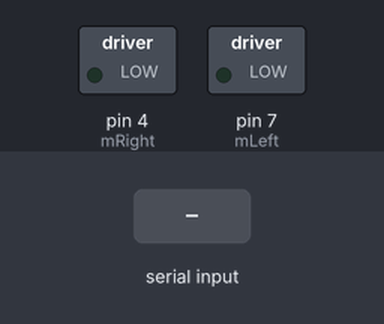
A sketch run on a simulated Arduino Uno, built with avr-gcc and run on an emulated ATmega328P. On the bench: switched loads named in the sketch (green lamp = pin HIGH). The test bench sets the inputs (shaded band).

Above: at 1.2 s.
1.3 s: "f" received over Serial
At 1.9 s:
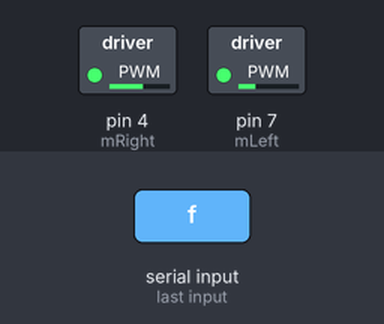
2.8 s: "b" received over Serial
At 4.0 s:
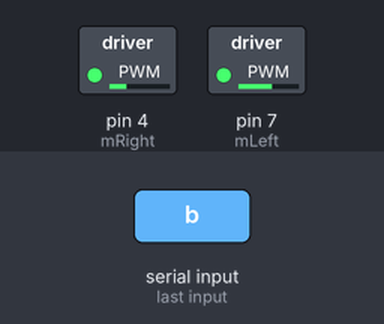
4.3 s: "s" received over Serial
At 5.5 s:
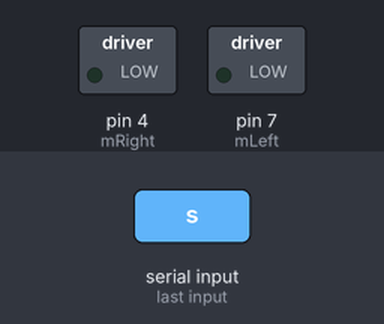
5.8 s: "r" received over Serial
At 6.5 s:
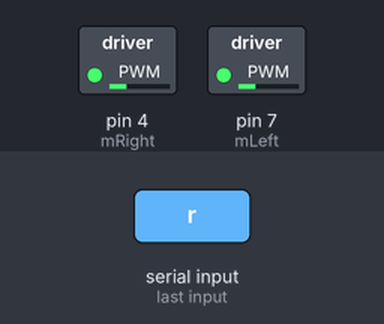
7.3 s: "l" received over Serial
At 8.8 s:
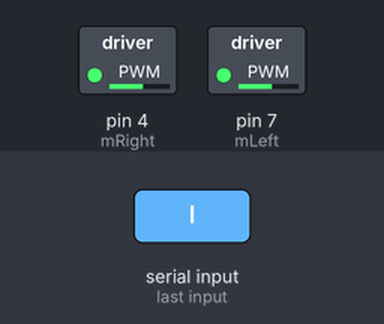
Timing chart, 0 to 9.8 s (numbered marks = the images above; inputs shaded):
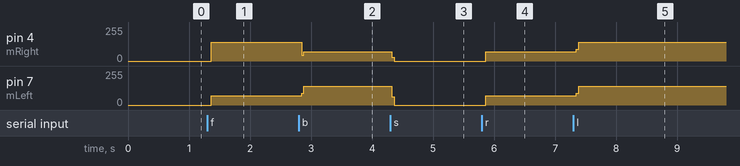

The sketch:

BluetoothSoloMotores.ino
```cpp
/*
  VEHÍCULO CONTROLADO POR BLUETOOTH Y APP
  Programa para control de laserbot kiwibot por APP y HC06.
  al recibir s para; f adelante; b atras; r derecha; l izquierda;
  Desarrollado por Miguel Granero, Jose Pujol y Alberto Pumar.
  Revisado Mayo 2016- Jose Pujol
  APP: https://play.google.com/store/apps/details?id=appinventor.ai_albyuda.HC06
*/

// variables constantes para los pines
// Pines de los servos
const int mLeft = 7; // servo izquierda
const int mRight = 4;  // servo derecha

// variable para almacenar lectura puerto serial
int incomingByte;

void setup() {
  // abrimos el puerto serie para la comunicacion
  Serial.begin(9600);
  // declaramos como salida servos
  pinMode(mLeft, OUTPUT);
  pinMode(mRight, OUTPUT);

}

void loop() {
  // si hay datos en el puerto serie
  if (Serial.available() > 0) {
    incomingByte = Serial.read(); // Fijamos la variable incomingByte a lo que lea en el serial

    // pequeño delay para recibir datos
    delay(15);
  }
  // segun recibamos s, f, b, r, l
  // activamos la funcion del motor
  if (incomingByte == 's') {
    stopA();
  }
  if (incomingByte == 'f') {
    frontward();
  }
  if (incomingByte == 'b') {
    backward();
  }
  if (incomingByte == 'r') {
    right();
  }
  if (incomingByte == 'l') {
    left();
  }

}

// funciones del motor

void frontward () {

  digitalWrite(mLeft, HIGH);
  digitalWrite(mRight, HIGH);
  delayMicroseconds(1000);
  digitalWrite(mLeft, LOW);
  delayMicroseconds(1000);
  digitalWrite(mRight, LOW);
  delayMicroseconds(18000);
}
void backward() {
  digitalWrite(mRight, HIGH);
  digitalWrite(mLeft, HIGH);
  delayMicroseconds(1000);
  digitalWrite(mRight, LOW);
  delayMicroseconds(1000);
  digitalWrite(mLeft, LOW);
  delayMicroseconds(18000);
}

void left() {
  digitalWrite(mLeft, HIGH);
  digitalWrite(mRight, HIGH);
  delayMicroseconds(2000);
  digitalWrite(mLeft, LOW);
  digitalWrite(mRight, LOW);
  delayMicroseconds(18000);
}
void right() {
  digitalWrite(mLeft, HIGH);
  digitalWrite(mRight, HIGH);
  delayMicroseconds(1000);
  digitalWrite(mLeft, LOW);
  digitalWrite(mRight, LOW);
  delayMicroseconds(19000);
}
void stopA() {
  digitalWrite(mLeft, LOW);
  digitalWrite(mRight, LOW);
}
```

Measured:
- after the input at 1.3 s, pin 4 (mRight): 0/255 → 141/255 after 0.06 s; pin 7 (mLeft): 0/255 → 71/255 after 0.06 s
- after the input at 2.8 s, pin 4 (mRight): 141/255 → 71/255 at once; pin 7 (mLeft): 71/255 → 141/255 at once
- after the input at 4.3 s, pin 4 (mRight): 71/255 → 0/255 at once; pin 7 (mLeft): 141/255 → 0/255 at once
- after the input at 5.8 s, pin 4 (mRight), pin 7 (mLeft): 0/255 → 71/255 after 0.06 s
- after the input at 7.3 s, pin 4 (mRight), pin 7 (mLeft): 71/255 → 141/255 at once
